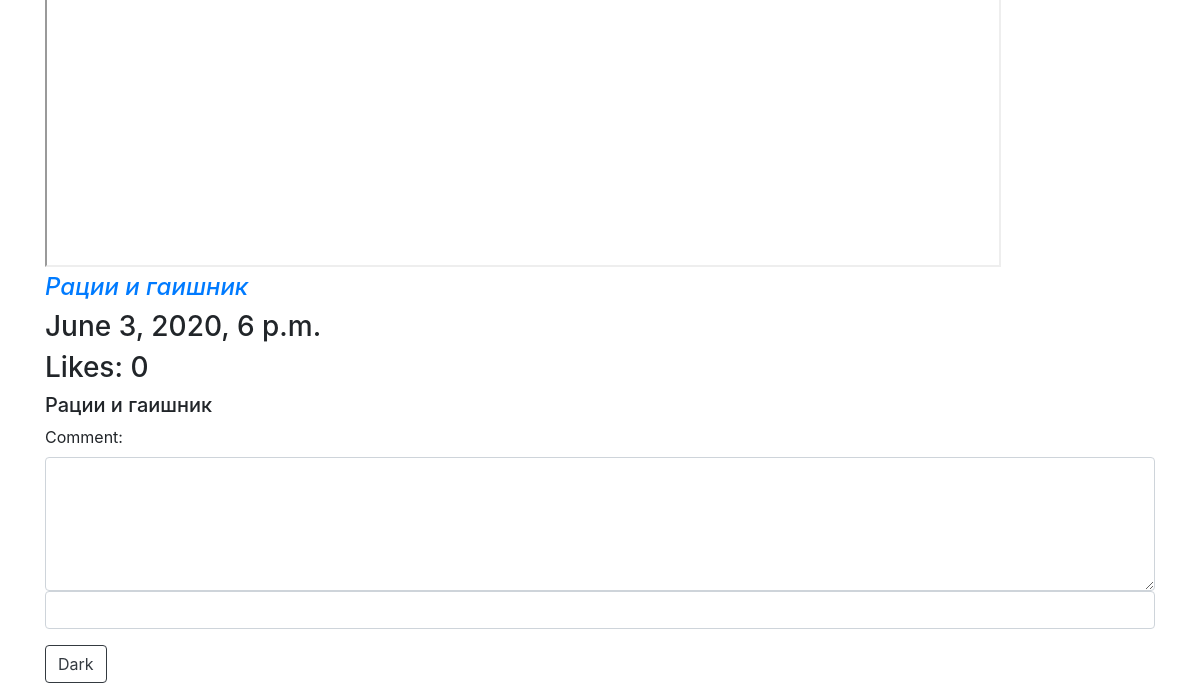
The page /hello/456/ (lower part) on the database as committed earlier.
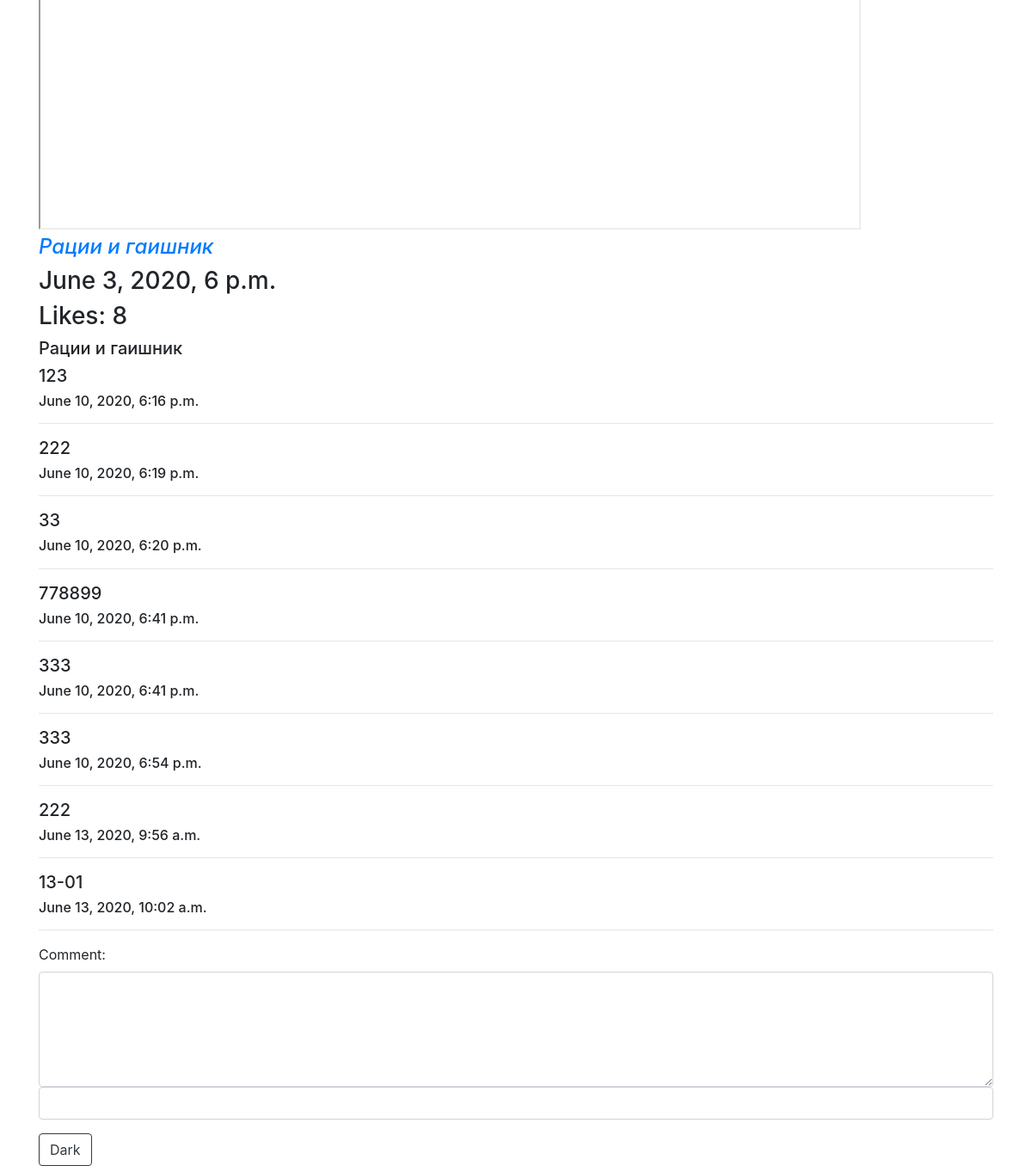
The same page on the database as committed later.
### show/models.py (models this page shows, shortened)
class Video(models.Model):
    class Meta:
        verbose_name = "Видео"
        verbose_name_plural = "Много видео"
    slug = models.SlugField(unique=True, verbose_name="Слаг", help_text="Слаг должен быть уникальным")
    urls = models.URLField(verbose_name="УРЛ")
    title = models.CharField(max_length=150, verbose_name="Заголовок")
    date = models.DateTimeField(auto_now_add=True, verbose_name="Дата")
    description = models.TextField(verbose_name="Описание", null=True, blank=True)
    likes = models.PositiveIntegerField(default=0, verbose_name="Лайки")

class Comment(models.Model):   # 1 - 5шт    2 - 3 шт
    text = models.TextField()
    date = models.DateTimeField(auto_now_add=True)
    comment_video = models.ForeignKey(Video, on_delete=models.CASCADE, related_name="comment")

### show/views.py (the view)
# urls.py: re_path("456/", views.world, name="main_page"),
def world(request):
    response = {"name":"Bogdan", "d":34, "arr":[1,2,3,4,5]}
    response["content"] = Video.objects.all()
    return render(request, "index.html", response)

### show/templates/index.html (shortened to what this page needs)
{% extends "mainTemplate.html" %}
{% load static %}
{% block video %}
{% for video in content %}
    <iframe width="956" height="538" src="{{ video.urls }}"></iframe>
    <a href="/hello/one_video/{{ video.id }}/">
        <h4>
            <i>{{ video.title }}</i>
        </h4>
    </a>
    <h3>{{ video.date }}</h3>
    <h3 class="like" id="{{ video.id }}">Likes: {{ video.likes }}</h3>
    <h5>{{ video.description }}</h5>
    <div id="comment{{ video.id }}">
    {% for com in video.comment.all %}
        <h5>{{ com.text }}</h5>
        <h6>{{ com.date }}</h6>
        <hr>
    {% endfor %}
    </div>
{% include "test.html" with some_id=video.id %}
{% endfor %}
{% endblock %}

### show/templates/test.html (shortened to what this page needs)
<form >
    <div class="form-group">
      <label for="comment">Comment:</label>
      <textarea class="form-control" rows="5" name="com" id="textarea{{ some_id }}"></textarea>
      <input class="form-control" type="password" name="pwd">
    </div>
    <button type="button" id="{{ some_id }}" class="btn btn-outline-dark">Dark</button>
</form>

Rows that differ between the two databases and show on the page:
changed Video "Рации и гаишник": likes "0" → "8"
added Comment: text "123", date "June 10, 2020, 6:16 p.m."
added Comment: text "222", date "June 10, 2020, 6:19 p.m."
added Comment: text "33", date "June 10, 2020, 6:20 p.m."
added Comment: text "778899", date "June 10, 2020, 6:41 p.m."
added Comment: text "333", date "June 10, 2020, 6:41 p.m."
added Comment: text "333", date "June 10, 2020, 6:54 p.m."
added Comment: text "222", date "June 13, 2020, 9:56 a.m."
added Comment: text "13-01", date "June 13, 2020, 10:02 a.m."
